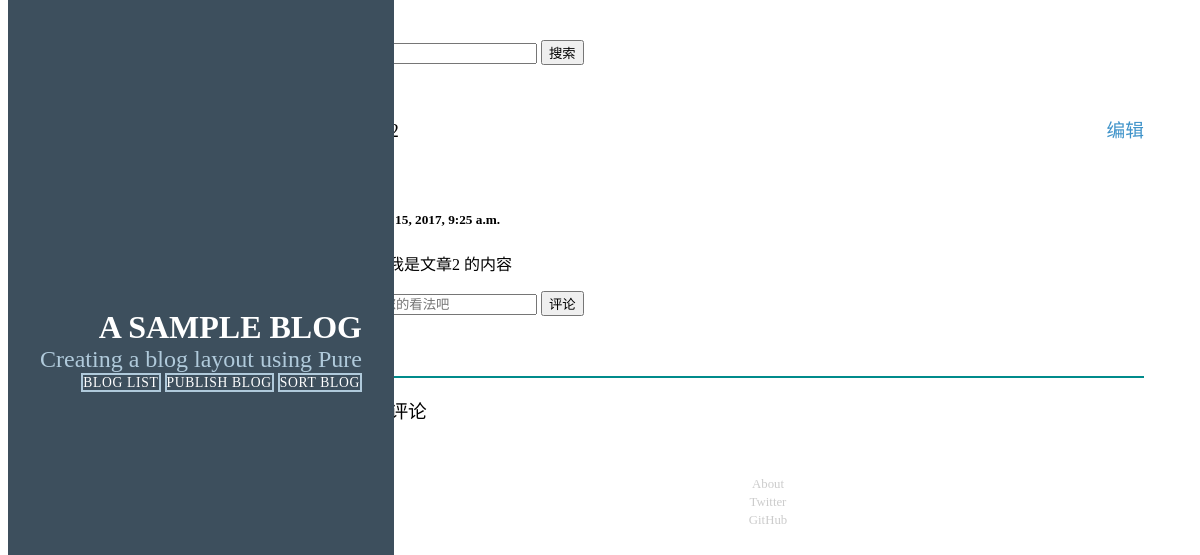
/blog/content/2/2, run on an earlier commit of the app's database.
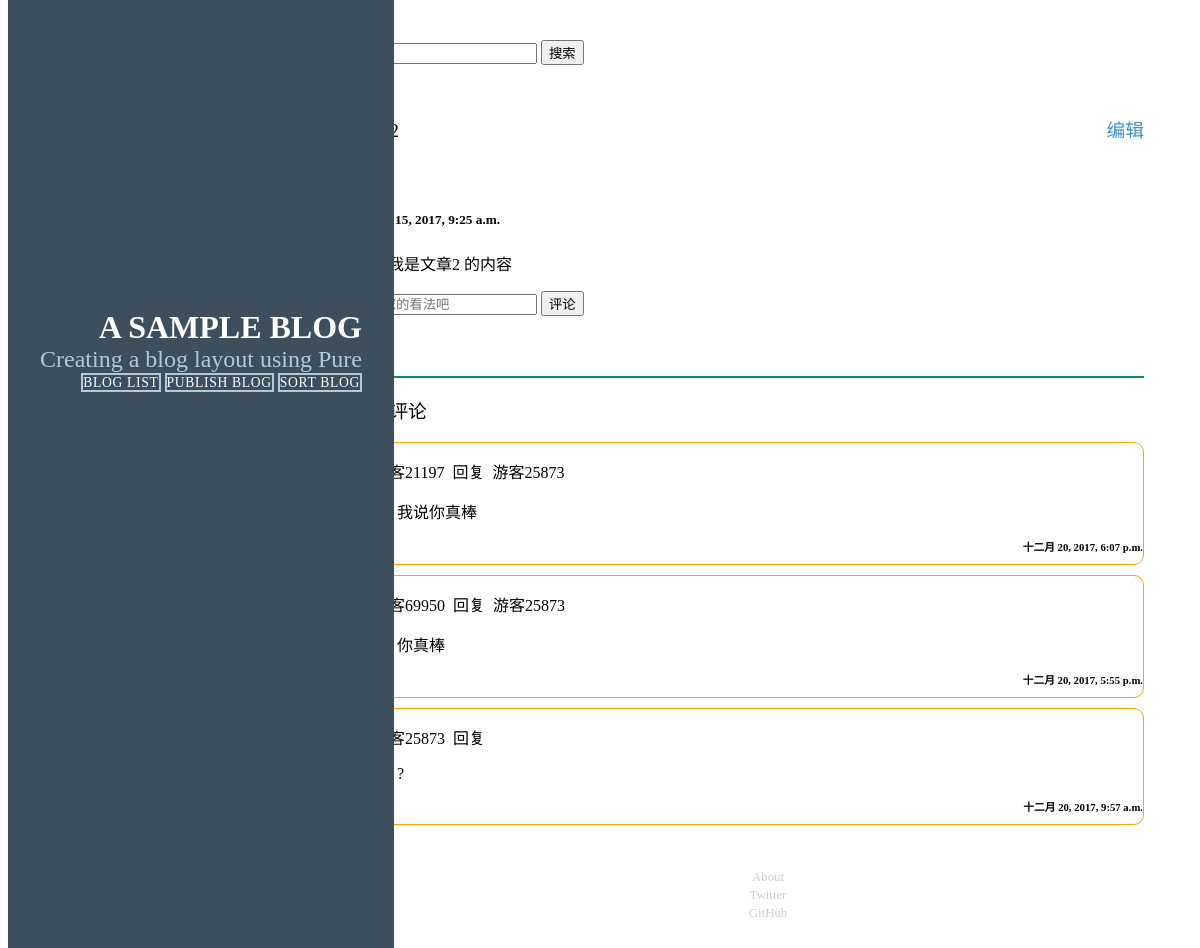
And on a later commit of the database.
### blog/models.py (models this page shows, shortened)
class Article(models.Model):
    author = models.CharField(max_length=16)
    title = models.CharField(max_length=50)
    content = models.TextField(max_length=2000)
    create_time = models.DateTimeField(auto_now=True)
    class Meta:
        ordering = ['-create_time']

class BlogComment(models.Model):
    username = models.CharField(max_length=16)
    article = models.ForeignKey(Article)
    comment = models.TextField(max_length=1000)
    parent = models.ForeignKey('self',default=None,blank=True,null=True)
    create_time = models.DateTimeField(auto_now=True)
    class Meta:
        ordering = ['-create_time']

### blog/helper.py (the view)
    def wrap(request, *args, **kwargs):
        response = view_func(request, *args, **kwargs)
        if response.status_code == 200:
            key = 'read_counter'
            r.zincrby(key, str(args[0]))  # 自加一
        return response

### blog/helper.py (called while the page is built)
def statistic(view_func):
    def wrap(request,*args,**kwargs):
        ip = request.META['REMOTE_ADDR']
        aid = args[0]
        logger.info('logging'+" : " + str(aid)+" , "+str(ip))
        return view_func(request,*args,**kwargs)
    return wrap

def read_counter(view_func):
    def wrap(request, *args, **kwargs):
        response = view_func(request, *args, **kwargs)
        if response.status_code == 200:
            key = 'read_counter'
            r.zincrby(key, str(args[0]))  # 自加一
        return response
    return wrap

### blog/views.py (called while the page is built, shortened)
@statistic   #日志打印
@read_counter   #统计点击次数
def content(request,*args, **kwargs):
    article = cache.get('article'+str(args[0]))
    if article is None:
        article = Article.objects.filter(id=args[0]).first()
        cache.set('article'+str(args[0]),article,)
    comments = BlogComment.objects.filter(article=article)
    context = {'article':article,'comments':comments}
    return render(request,'blog/content.html',context)

### templates/blog/content.html (shortened to what this page needs)
{% extends 'base.html' %}
{% load static %}
{% block content %}
    <div style="padding-bottom: 60px; border-bottom: 2px solid darkcyan">
    <h3>{{ article.title }}    <a  style="float:right;" href="{% url 'blog:publish' article.id %}">编辑</a></h3>
    <h4>{{ article.author }}</h4>
    <h5>{{ article.create_time }}</h5>
    <p>{{ article.content }}
    </p>
    <form class="pure-form" action="{% url 'blog:content' article.id %}" method="post">
        <input class="pure-input-2-3" type="text" name="comment" placeholder="说说您的看法吧">
        <button type="submit" class="pure-button pure-button-primary">评论</button>
    </form>
    </div>
    <h3>文章评论</h3>
    {% for comment in comments %}
        <div style="border: 1px solid orange;padding-left:20px;border-radius: 10px ;margin-bottom:10px ">
            <p style="margin-bottom: 0px">{{ comment.username }}&nbsp;&nbsp;回复&nbsp;&nbsp;{{ comment.parent.username }}</p>
            <p style="" >&nbsp;&nbsp;&nbsp;&nbsp;&nbsp;&nbsp;{{ comment.comment }}</p>
            <h6 style="float: right;margin: 0px ;padding: 0px">{{ comment.create_time }}</h6>
            <p style="font-size: 10px;color: orange ;width: 30px" class="preply">回复</p>
        </div>
    {% endfor %}
{% endblock %}

### templates/base.html (shortened to what this page needs)
{% load static %}
<!doctype html>
<html lang="en">
<head>
    <link rel="stylesheet" href="https://unpkg.com/purecss@1.0.0/build/pure-min.css">
        <link rel="stylesheet" href="https://unpkg.com/purecss@1.0.0/build/grids-responsive-min.css">
            <link rel="stylesheet" href="{% static 'css/layouts/blog.css' %}">
</head>
<body>
<div id="layout" class="pure-g">
    <div class="sidebar pure-u-1 pure-u-md-1-4">
        <div class="header" >
            <h1 class="brand-title">A Sample Blog</h1>
            <h2 class="brand-tagline">Creating a blog layout using Pure</h2>
            <nav class="nav">
                <ul class="nav-list">
                    <li class="nav-item">
                        <a class="pure-button" href="{% url 'blog:index' %}">Blog List</a>
                    </li>
                    <li class="nav-item">
                        <a class="pure-button" href="{% url 'blog:publish' %}">Publish Blog</a>
                    </li>
                    <li class="nav-item">
                        <a class="pure-button" href="{% url 'blog:sort_article' %}">Sort Blog</a>
                    </li>
                </ul>
            </nav>
        </div>
    </div>
    <div class="content pure-u-1 pure-u-md-3-4">
        <div >
        <div style="margin-bottom: 50px!important;">
        <form class="pure-form" action="{% url 'blog:search' %}"  >
    <input class="pure-input-2-3" type="text" name="sreach"  placeholder="">
        <button type="submit" class="pure-button pure-button-primary">搜索</button>
 </form>
        </div>
            {% block content %}
            {% endblock %}
            </div>
            <div class="footer">
                <div class="pure-menu pure-menu-horizontal">
                    <ul>
                        <li class="pure-menu-item"><a href="" class="pure-menu-link">About</a></li>
                        <li class="pure-menu-item"><a href="" class="pure-menu-link">Twitter</a></li>
                        <li class="pure-menu-item"><a href="" class="pure-menu-link">GitHub</a></li>
                    </ul>
                </div>
            </div>
        </div>
    </div>
</body>
</html>

### static/css/layouts/blog.css (style rules this page uses)
* { -webkit-box-sizing: border-box; -moz-box-sizing: border-box; box-sizing: border-box; }
a { text-decoration: none; color: rgb(61, 146, 201); }
h3 { font-weight: 100; }
#layout { padding: 0; }
.header { text-align: center; top: auto; margin: 3em auto; }
.sidebar { background: rgb(61, 79, 93); color: #fff; }
.brand-title, .brand-tagline { margin: 0; }
.brand-title { text-transform: uppercase; }
.brand-tagline { font-weight: 300; color: rgb(176, 202, 219); }
.nav-list { margin: 0; padding: 0; list-style: none; }
.nav-item { display: inline-block; *display: inline; zoom: 1; }
.nav-item a { background: transparent; border: 2px solid rgb(176, 202, 219); color: #fff; margin-top: 1em; letter-spacing: 0.05em; text-transform: uppercase; font-size: 85%; }
.content { padding: 2em 1em 0; }
.footer { padding: 1em 0; }
.footer a { color: #ccc; font-size: 80%; }
@media (min-width: 48em) { .content { padding: 2em 3em 0; margin-left: 25%; } }
@media (min-width: 48em) { .header { margin: 80% 2em 0; text-align: right; } }
@media (min-width: 48em) { .sidebar { position: fixed; top: 0; bottom: 0; } }
@media (min-width: 48em) { .footer { text-align: center; } }

What changed in the data, as far as the page shows it:
added BlogComment: username "游客21197", parent.username "游客25873", comment "我说你真棒", create_time "十二月 20, 2017, 6:07 p.m."
added BlogComment: username "游客69950", parent.username "游客25873", comment "你真棒", create_time "十二月 20, 2017, 5:55 p.m."
added BlogComment: username "游客25873", comment "?", create_time "十二月 20, 2017, 9:57 a.m."
